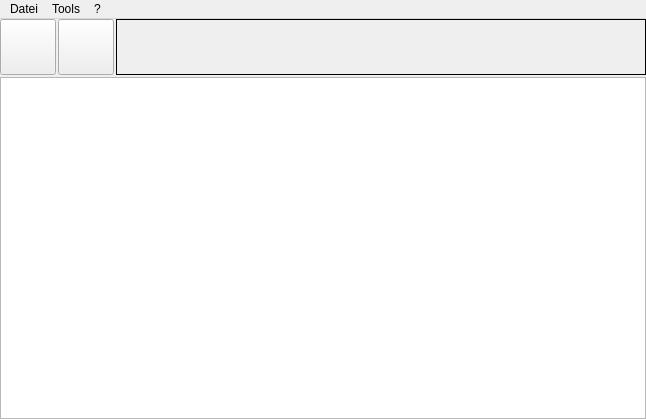
<?xml version="1.0" encoding="UTF-8"?>
<ui version="4.0">
 <class>MainWindow</class>
 <widget class="QMainWindow" name="MainWindow">
  <property name="geometry">
   <rect>
    <x>0</x>
    <y>0</y>
    <width>646</width>
    <height>419</height>
   </rect>
  </property>
  <property name="windowTitle">
   <string>EventMusicSoftware</string>
  </property>
  <property name="windowIcon">
   <iconset resource="icons.qrc">
    <normaloff>:/icons/icon.ico</normaloff>:/icons/icon.ico</iconset>
  </property>
  <widget class="QWidget" name="centralWidget">
   <layout class="QHBoxLayout" name="horizontalLayout_4">
    <property name="spacing">
     <number>2</number>
    </property>
    <property name="leftMargin">
     <number>0</number>
    </property>
    <property name="topMargin">
     <number>0</number>
    </property>
    <property name="rightMargin">
     <number>0</number>
    </property>
    <property name="bottomMargin">
     <number>0</number>
    </property>
    <item>
     <widget class="QStackedWidget" name="stackedWidget">
      <property name="enabled">
       <bool>true</bool>
      </property>
      <property name="currentIndex">
       <number>0</number>
      </property>
      <widget class="QWidget" name="stackedWidgetPage1">
       <property name="enabled">
        <bool>true</bool>
       </property>
       <layout class="QVBoxLayout" name="verticalLayout">
        <property name="spacing">
         <number>2</number>
        </property>
        <property name="leftMargin">
         <number>0</number>
        </property>
        <property name="topMargin">
         <number>0</number>
        </property>
        <property name="rightMargin">
         <number>0</number>
        </property>
        <property name="bottomMargin">
         <number>0</number>
        </property>
        <item>
         <layout class="QHBoxLayout" name="horizontalLayout_3">
          <property name="spacing">
           <number>2</number>
          </property>
          <item>
           <widget class="QPushButton" name="pauseAllButton">
            <property name="sizePolicy">
             <sizepolicy hsizetype="Fixed" vsizetype="Fixed">
              <horstretch>0</horstretch>
              <verstretch>0</verstretch>
             </sizepolicy>
            </property>
            <property name="minimumSize">
             <size>
              <width>56</width>
              <height>56</height>
             </size>
            </property>
            <property name="maximumSize">
             <size>
              <width>56</width>
              <height>56</height>
             </size>
            </property>
            <property name="baseSize">
             <size>
              <width>28</width>
              <height>28</height>
             </size>
            </property>
            <property name="autoFillBackground">
             <bool>false</bool>
            </property>
            <property name="text">
             <string/>
            </property>
            <property name="icon">
             <iconset resource="icons.qrc">
              <normaloff>:/icons/control_pause_blue.png</normaloff>:/icons/control_pause_blue.png</iconset>
            </property>
            <property name="iconSize">
             <size>
              <width>22</width>
              <height>22</height>
             </size>
            </property>
           </widget>
          </item>
          <item>
           <widget class="QPushButton" name="stopAllButton">
            <property name="sizePolicy">
             <sizepolicy hsizetype="Fixed" vsizetype="Fixed">
              <horstretch>0</horstretch>
              <verstretch>0</verstretch>
             </sizepolicy>
            </property>
            <property name="minimumSize">
             <size>
              <width>56</width>
              <height>56</height>
             </size>
            </property>
            <property name="maximumSize">
             <size>
              <width>56</width>
              <height>56</height>
             </size>
            </property>
            <property name="baseSize">
             <size>
              <width>28</width>
              <height>28</height>
             </size>
            </property>
            <property name="text">
             <string/>
            </property>
            <property name="icon">
             <iconset resource="icons.qrc">
              <normaloff>:/icons/control_stop_blue.png</normaloff>:/icons/control_stop_blue.png</iconset>
            </property>
            <property name="iconSize">
             <size>
              <width>22</width>
              <height>22</height>
             </size>
            </property>
           </widget>
          </item>
          <item>
           <widget class="LayerSelector" name="layerSelector" native="true">
            <property name="styleSheet">
             <string notr="true">border:1px solid black;</string>
            </property>
           </widget>
          </item>
         </layout>
        </item>
        <item>
         <widget class="SlotTableWidget" name="slotTableWidget"/>
        </item>
       </layout>
      </widget>
      <widget class="QWidget" name="stackedWidgetPage2">
       <property name="enabled">
        <bool>false</bool>
       </property>
       <layout class="QVBoxLayout" name="verticalLayout_3">
        <property name="spacing">
         <number>5</number>
        </property>
        <property name="leftMargin">
         <number>5</number>
        </property>
        <property name="topMargin">
         <number>5</number>
        </property>
        <property name="rightMargin">
         <number>5</number>
        </property>
        <property name="bottomMargin">
         <number>5</number>
        </property>
        <item>
         <widget class="QWidget" name="playlistToolsWidget" native="true">
          <layout class="QHBoxLayout" name="horizontalLayout">
           <property name="spacing">
            <number>2</number>
           </property>
           <property name="leftMargin">
            <number>0</number>
           </property>
           <property name="topMargin">
            <number>0</number>
           </property>
           <property name="rightMargin">
            <number>0</number>
           </property>
           <property name="bottomMargin">
            <number>0</number>
           </property>
           <item>
            <widget class="QPushButton" name="openButton">
             <property name="sizePolicy">
              <sizepolicy hsizetype="Fixed" vsizetype="Fixed">
               <horstretch>0</horstretch>
               <verstretch>0</verstretch>
              </sizepolicy>
             </property>
             <property name="icon">
              <iconset resource="icons.qrc">
               <normaloff>:/icons/folder.png</normaloff>:/icons/folder.png</iconset>
             </property>
             <property name="iconSize">
              <size>
               <width>25</width>
               <height>25</height>
              </size>
             </property>
            </widget>
           </item>
           <item>
            <widget class="QPushButton" name="saveButton">
             <property name="sizePolicy">
              <sizepolicy hsizetype="Fixed" vsizetype="Fixed">
               <horstretch>0</horstretch>
               <verstretch>0</verstretch>
              </sizepolicy>
             </property>
             <property name="icon">
              <iconset resource="icons.qrc">
               <normaloff>:/icons/save_as.png</normaloff>:/icons/save_as.png</iconset>
             </property>
             <property name="iconSize">
              <size>
               <width>25</width>
               <height>25</height>
              </size>
             </property>
            </widget>
           </item>
           <item>
            <spacer name="horizontalSpacer_2">
             <property name="orientation">
              <enum>Qt::Horizontal</enum>
             </property>
             <property name="sizeHint" stdset="0">
              <size>
               <width>40</width>
               <height>20</height>
              </size>
             </property>
            </spacer>
           </item>
          </layout>
         </widget>
        </item>
        <item>
         <widget class="QSplitter" name="splitter">
          <property name="orientation">
           <enum>Qt::Vertical</enum>
          </property>
          <widget class="QColumnView" name="fileView">
           <property name="editTriggers">
            <set>QAbstractItemView::NoEditTriggers</set>
           </property>
           <property name="dragEnabled">
            <bool>true</bool>
           </property>
           <property name="dragDropMode">
            <enum>QAbstractItemView::DragOnly</enum>
           </property>
           <property name="selectionMode">
            <enum>QAbstractItemView::ExtendedSelection</enum>
           </property>
          </widget>
          <widget class="QWidget" name="playlistWidget" native="true">
           <layout class="QVBoxLayout" name="verticalLayout_5">
            <property name="leftMargin">
             <number>0</number>
            </property>
            <property name="topMargin">
             <number>0</number>
            </property>
            <property name="rightMargin">
             <number>0</number>
            </property>
            <property name="bottomMargin">
             <number>0</number>
            </property>
            <item>
             <widget class="QSplitter" name="splitter_2">
              <property name="sizePolicy">
               <sizepolicy hsizetype="Expanding" vsizetype="Expanding">
                <horstretch>0</horstretch>
                <verstretch>0</verstretch>
               </sizepolicy>
              </property>
              <property name="orientation">
               <enum>Qt::Horizontal</enum>
              </property>
              <widget class="PlaylistWidget" name="playListTable">
               <property name="styleSheet">
                <string notr="true">font-size:20px;</string>
               </property>
               <property name="editTriggers">
                <set>QAbstractItemView::NoEditTriggers</set>
               </property>
               <property name="showDropIndicator" stdset="0">
                <bool>false</bool>
               </property>
               <property name="selectionMode">
                <enum>QAbstractItemView::SingleSelection</enum>
               </property>
               <property name="selectionBehavior">
                <enum>QAbstractItemView::SelectRows</enum>
               </property>
               <attribute name="horizontalHeaderHighlightSections">
                <bool>false</bool>
               </attribute>
               <attribute name="verticalHeaderVisible">
                <bool>false</bool>
               </attribute>
               <attribute name="verticalHeaderDefaultSectionSize">
                <number>40</number>
               </attribute>
               <attribute name="verticalHeaderMinimumSectionSize">
                <number>40</number>
               </attribute>
              </widget>
              <widget class="QWidget" name="historyWidget" native="true">
               <layout class="QGridLayout" name="gridLayout">
                <property name="leftMargin">
                 <number>0</number>
                </property>
                <property name="topMargin">
                 <number>0</number>
                </property>
                <property name="rightMargin">
                 <number>0</number>
                </property>
                <property name="bottomMargin">
                 <number>0</number>
                </property>
                <item row="0" column="0">
                 <widget class="QLabel" name="label">
                  <property name="font">
                   <font>
                    <weight>75</weight>
                    <bold>true</bold>
                   </font>
                  </property>
                  <property name="text">
                   <string>History:</string>
                  </property>
                 </widget>
                </item>
                <item row="1" column="0" colspan="2">
                 <widget class="HistoryListWidget" name="historyList"/>
                </item>
                <item row="0" column="1">
                 <widget class="QPushButton" name="saveHistoryButton">
                  <property name="sizePolicy">
                   <sizepolicy hsizetype="Fixed" vsizetype="Fixed">
                    <horstretch>0</horstretch>
                    <verstretch>0</verstretch>
                   </sizepolicy>
                  </property>
                  <property name="icon">
                   <iconset resource="icons.qrc">
                    <normaloff>:/icons/save_as.png</normaloff>:/icons/save_as.png</iconset>
                  </property>
                 </widget>
                </item>
               </layout>
              </widget>
             </widget>
            </item>
            <item>
             <widget class="QWidget" name="playlistControlWidget" native="true">
              <layout class="QHBoxLayout" name="horizontalLayout_2">
               <property name="leftMargin">
                <number>0</number>
               </property>
               <property name="topMargin">
                <number>0</number>
               </property>
               <property name="rightMargin">
                <number>0</number>
               </property>
               <property name="bottomMargin">
                <number>0</number>
               </property>
               <item>
                <widget class="QCheckBox" name="autoPlayCheckBox">
                 <property name="icon">
                  <iconset resource="icons.qrc">
                   <normaloff>:/icons/arrow_switch.png</normaloff>:/icons/arrow_switch.png</iconset>
                 </property>
                 <property name="iconSize">
                  <size>
                   <width>25</width>
                   <height>25</height>
                  </size>
                 </property>
                </widget>
               </item>
               <item>
                <widget class="QPushButton" name="playlistNextButton">
                 <property name="minimumSize">
                  <size>
                   <width>0</width>
                   <height>27</height>
                  </size>
                 </property>
                 <property name="maximumSize">
                  <size>
                   <width>16777215</width>
                   <height>27</height>
                  </size>
                 </property>
                 <property name="font">
                  <font>
                   <pointsize>-1</pointsize>
                   <weight>75</weight>
                   <bold>true</bold>
                  </font>
                 </property>
                 <property name="styleSheet">
                  <string notr="true">font-size:12px;
font-weight:bold;</string>
                 </property>
                 <property name="text">
                  <string>NEXT</string>
                 </property>
                 <property name="icon">
                  <iconset resource="icons.qrc">
                   <normaloff>:/icons/document_page_next.png</normaloff>:/icons/document_page_next.png</iconset>
                 </property>
                 <property name="iconSize">
                  <size>
                   <width>25</width>
                   <height>25</height>
                  </size>
                 </property>
                </widget>
               </item>
               <item>
                <spacer name="horizontalSpacer">
                 <property name="orientation">
                  <enum>Qt::Horizontal</enum>
                 </property>
                 <property name="sizeHint" stdset="0">
                  <size>
                   <width>40</width>
                   <height>20</height>
                  </size>
                 </property>
                </spacer>
               </item>
              </layout>
             </widget>
            </item>
            <item>
             <widget class="QWidget" name="playerWidget" native="true">
              <layout class="QHBoxLayout" name="playerLayout">
               <property name="spacing">
                <number>5</number>
               </property>
               <property name="leftMargin">
                <number>0</number>
               </property>
               <property name="topMargin">
                <number>0</number>
               </property>
               <property name="rightMargin">
                <number>0</number>
               </property>
               <property name="bottomMargin">
                <number>0</number>
               </property>
              </layout>
             </widget>
            </item>
           </layout>
          </widget>
         </widget>
        </item>
       </layout>
      </widget>
     </widget>
    </item>
   </layout>
  </widget>
  <widget class="QMenuBar" name="menuBar">
   <property name="geometry">
    <rect>
     <x>0</x>
     <y>0</y>
     <width>646</width>
     <height>21</height>
    </rect>
   </property>
   <widget class="QMenu" name="fileMenu">
    <property name="title">
     <string>Datei</string>
    </property>
    <addaction name="configAction"/>
    <addaction name="slotStoreAction"/>
    <addaction name="setConfigurationAction"/>
   </widget>
   <widget class="QMenu" name="menu">
    <property name="title">
     <string notr="true">?</string>
    </property>
    <addaction name="aboutAction"/>
   </widget>
   <widget class="QMenu" name="menuDiverses">
    <property name="title">
     <string>Tools</string>
    </property>
    <addaction name="colorAction"/>
    <addaction name="clearLayerAction"/>
    <addaction name="resetCountersAction"/>
   </widget>
   <addaction name="fileMenu"/>
   <addaction name="menuDiverses"/>
   <addaction name="menu"/>
  </widget>
  <action name="configAction">
   <property name="icon">
    <iconset resource="icons.qrc">
     <normaloff>:/icons/setting_tools.png</normaloff>:/icons/setting_tools.png</iconset>
   </property>
   <property name="text">
    <string>Einstellungen</string>
   </property>
  </action>
  <action name="editAction">
   <property name="text">
    <string>Slots editieren</string>
   </property>
  </action>
  <action name="aboutAction">
   <property name="text">
    <string>Über die EventMusicSoftware</string>
   </property>
  </action>
  <action name="slotAction">
   <property name="checkable">
    <bool>true</bool>
   </property>
   <property name="icon">
    <iconset resource="icons.qrc">
     <normaloff>:/icons/small_tiles.png</normaloff>:/icons/small_tiles.png</iconset>
   </property>
   <property name="text">
    <string>Slots</string>
   </property>
  </action>
  <action name="playlistAction">
   <property name="checkable">
    <bool>true</bool>
   </property>
   <property name="icon">
    <iconset resource="icons.qrc">
     <normaloff>:/icons/control_play_blue.png</normaloff>:/icons/control_play_blue.png</iconset>
   </property>
   <property name="text">
    <string>Playlist</string>
   </property>
  </action>
  <action name="slotStoreAction">
   <property name="icon">
    <iconset resource="icons.qrc">
     <normaloff>:/icons/server_components.png</normaloff>:/icons/server_components.png</iconset>
   </property>
   <property name="text">
    <string>Slot-Speicher</string>
   </property>
  </action>
  <action name="colorAction">
   <property name="text">
    <string>Farben dieses Layers auf alle anderen übertragen</string>
   </property>
  </action>
  <action name="clearLayerAction">
   <property name="text">
    <string>Alle Slots in diesem Layer löschen</string>
   </property>
  </action>
  <action name="setConfigurationAction">
   <property name="text">
    <string>Konfiguration wechseln</string>
   </property>
  </action>
  <action name="resetCountersAction">
   <property name="text">
    <string>Alle Slot-Zähler in diesem Layer zurücksetzen</string>
   </property>
  </action>
 </widget>
 <layoutdefault spacing="6" margin="11"/>
 <customwidgets>
  <customwidget>
   <class>PlaylistWidget</class>
   <extends>QTableWidget</extends>
   <header>view/playlistwidget.h</header>
  </customwidget>
  <customwidget>
   <class>HistoryListWidget</class>
   <extends>QListWidget</extends>
   <header>view/historylistwidget.h</header>
  </customwidget>
  <customwidget>
   <class>LayerSelector</class>
   <extends>QWidget</extends>
   <header>view/layerselector.h</header>
   <container>1</container>
  </customwidget>
  <customwidget>
   <class>SlotTableWidget</class>
   <extends>QTableWidget</extends>
   <header>view/slottablewidget.h</header>
  </customwidget>
 </customwidgets>
 <resources>
  <include location="icons.qrc"/>
 </resources>
 <connections/>
</ui>
